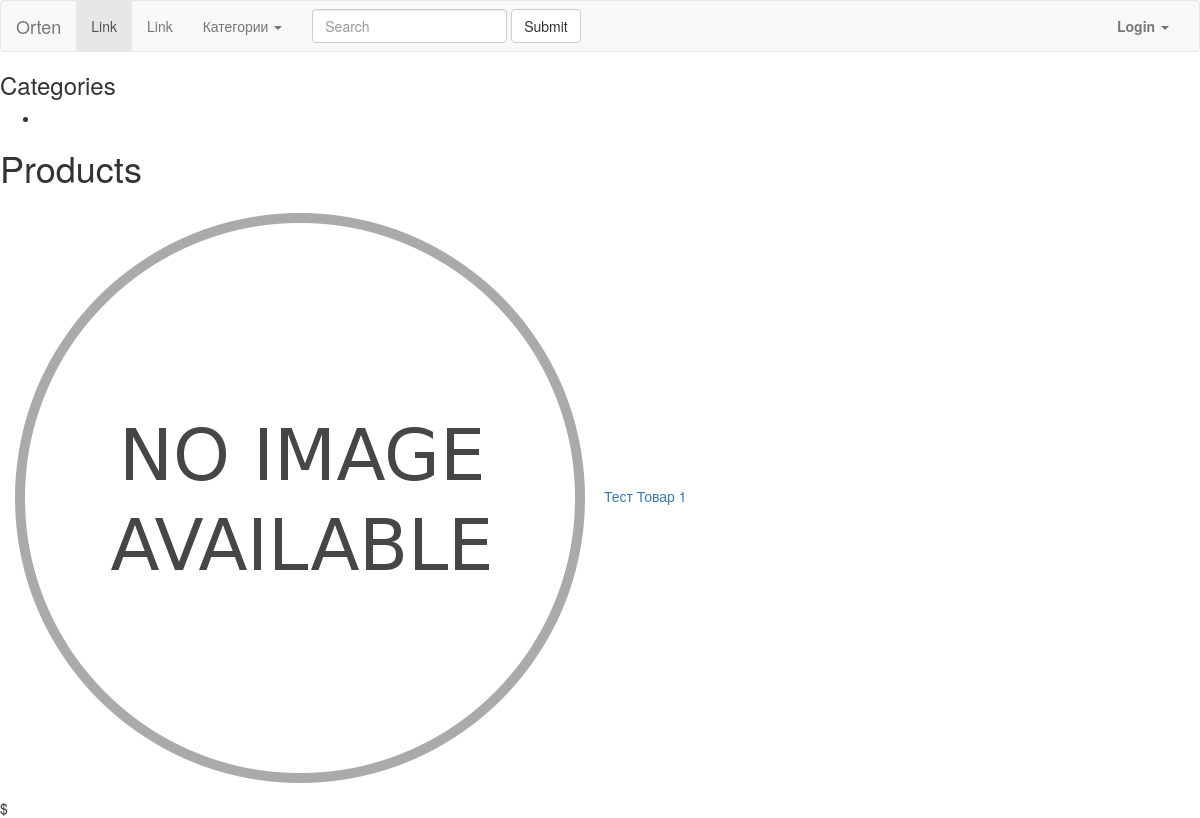
The app's page /shop/, older data.
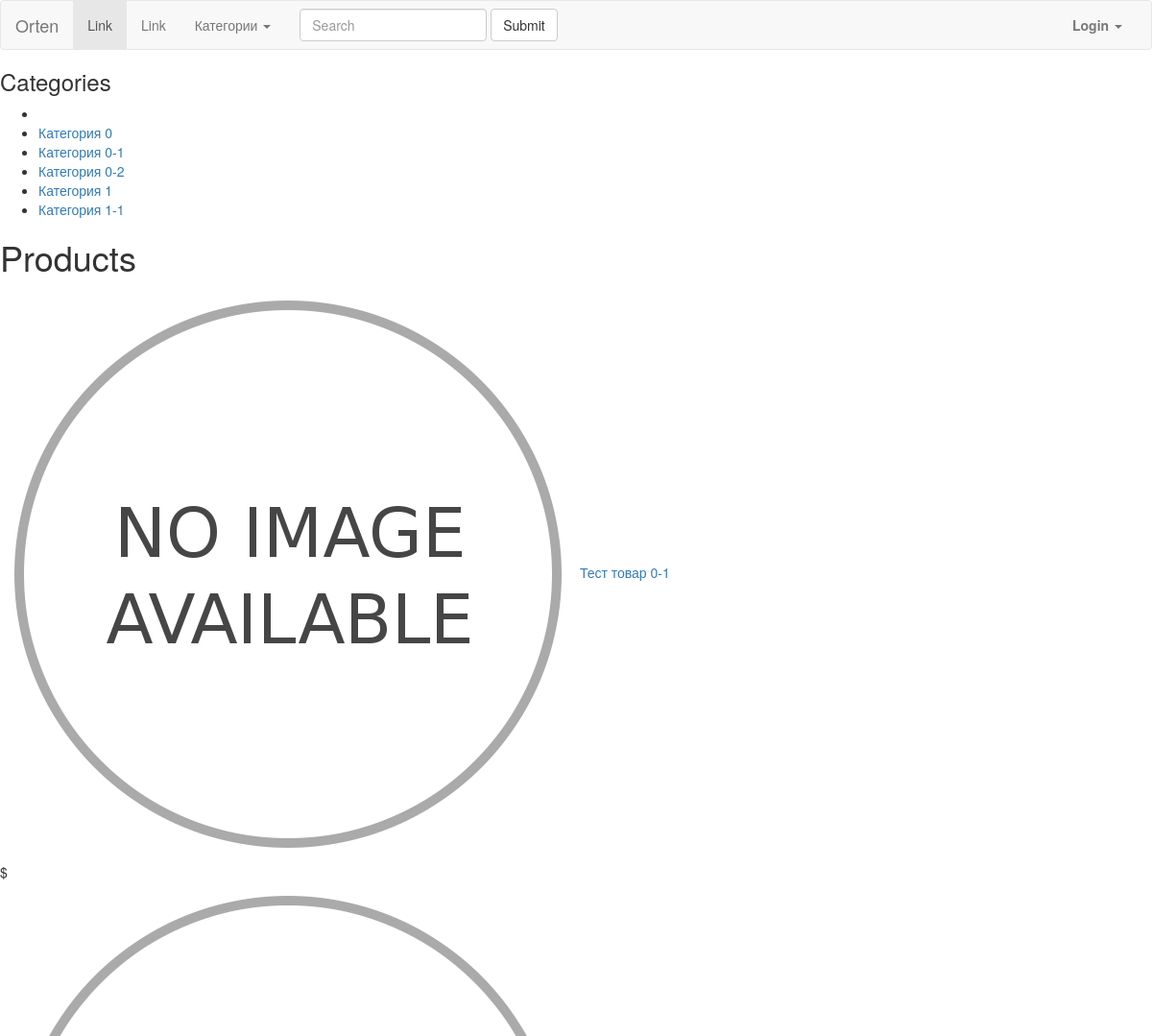
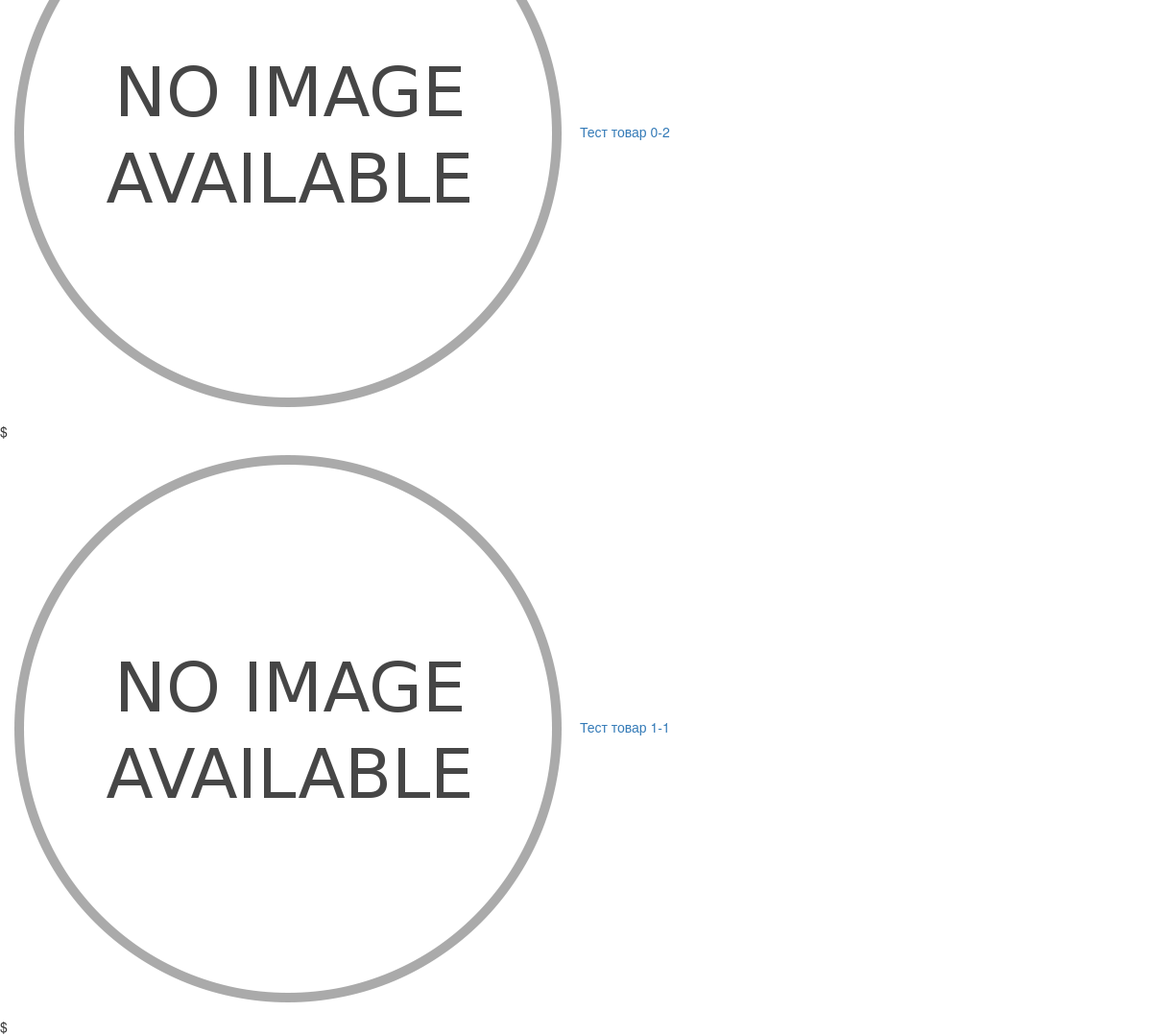
The same page, newer data (2 pictures, top to bottom).
### shop/models.py (models this page shows, shortened)
class Product(models.Model):
	category = models.ForeignKey(Category, on_delete=models.CASCADE) #коталог продукта связь m2m
	name = models.CharField(max_length=400, db_index=True) #имя продукта
	vendor_code = models.CharField(max_length=200, db_index=True) #артикул или парт-номер
	slug = models.SlugField(max_length=400, db_index=True)
	image = models.ImageField(upload_to='products/%Y/%m/%d', blank=True) #картинка
	description = models.TextField(blank=True) #описание продукта
	currency = models.CharField(max_length=3, choices=CURRENCY_CHOICES, blank=True) #валюта
	price_purchase = models.DecimalField(max_digits=10, decimal_places=2, blank=True) #цена Закупки
	interest = models.DecimalField(max_digits=5, decimal_places=2, blank=True) #Процент
	price_retail = models.DecimalField(max_digits=10, decimal_places=2, blank=True) #розничная цена
	stock = models.PositiveIntegerField(blank=True) # Остатки
	available = models.BooleanField(default=True) # булево значение, указывающее, доступен ли продукт или нет
	created = models.DateTimeField(auto_now_add=True) # дата создания
	updated = models.DateTimeField(auto_now=True) #дата обновления
	class Meta:
		ordering = ('name',)
		verbose_name = 'Товар'
		verbose_name_plural = 'Товары'
		index_together = (('id', 'slug'),)
	def get_absolute_url(self):
		from django.urls import reverse
		return reverse('shop:product_detail', args=[self.id, self.slug])

class Category(MPTTModel):
	name = models.CharField(max_length=50, unique=True)
	slug = models.SlugField(max_length=200, db_index=True, unique=True)
	image = models.ImageField(upload_to='products/%Y/%m/%d', blank=True)
	description = models.TextField(blank=True) #описание Категории
	parent = TreeForeignKey('self', on_delete=models.CASCADE, null=True, blank=True, related_name='children')
	class Meta:
		unique_together = (('parent', 'slug',))
		ordering = ('name',)
		verbose_name = 'Категория'
		verbose_name_plural = 'Категории'

### shop/views.py (the view)
# urls.py: path('', views.product_list, name ='base'),
def product_list(request, category_slug=None):
	category = None
	categories = Category.objects.all()
	products = Product.objects.filter(available=True)
	if category_slug:
		category = get_object_or_404(Category, slug=category_slug)
		products = products.filter(category=category)
	return render(request, 'shop/product/list.html', {'category': category, 'categories': categories, 'products': products})

### templates/shop/product/list.html (shortened to what this page needs)
{% extends "base.html" %}
{% load static %}
{% block content %}
    <div id="sidebar">
        <h3>Categories</h3>
        <ul>
            <li {% if not category %}class="selected"{% endif %}>
            </li>
            {% for c in categories %}
                <li>
               <a href="{{ c.get_absolute_url }}">{{ c.name }}</a>
                </li>
            {% endfor %}
        </ul>
    </div>
    <div id="main" class="product-list">
        <h1>{% if category %}{{ category.name }}{% else %}Products{% endif %}</h1>
        {% for product in products %}
            <div class="item">
                <a href="{{ product.get_absolute_url }}">
                    <img src="{% if product.image %}{{ product.image.url }}{% else %}{% static "img/no_image.png" %}{% endif %}">
                </a>
                <a href="{{ product.get_absolute_url }}">{{ product.name }}</a><br>
                ${{ product.price }}
            </div>
        {% endfor %}
    </div>
{% endblock %}

### templates/base.html (shortened to what this page needs)
<!DOCTYPE html>
{% load staticfiles %}
<html lang="en">
<head>
<link href="{% static "/shop/css/min.css" %}" rel="stylesheet" type="text/css"/>
<link href="//netdna.bootstrapcdn.com/bootstrap/3.2.0/css/bootstrap.min.css" rel="stylesheet" id="bootstrap-css">
</head>
<body>
<nav class="navbar navbar-default" role="navigation">
  <div class="container-fluid">
    <div class="navbar-header">
      <a class="navbar-brand" href="#">Orten</a>
    </div>
    <div class="collapse navbar-collapse" id="bs-example-navbar-collapse-1">
      <ul class="nav navbar-nav">
        <li class="active"><a href="#">Link</a></li>
        <li><a href="#">Link</a></li>
        <li class="dropdown">
          <a href="#" class="dropdown-toggle" data-toggle="dropdown">Категории <span class="caret"></span></a>
        </li>
      </ul>
      <form class="navbar-form navbar-left" role="search">
        <div class="form-group">
          <input type="text" class="form-control" placeholder="Search">
        </div>
        <button type="submit" class="btn btn-default">Submit</button>
      </form>
      <ul class="nav navbar-nav navbar-right">
        <li class="dropdown">
          <a href="#" class="dropdown-toggle" data-toggle="dropdown"><b>Login</b> <span class="caret"></span></a>
        </li>
      </ul>
    </div>
  </div>
</nav>
     {% block content %}{% endblock %}
</body>
</html>

Row changes from the older to the newer data that the page shows:
added Category: name "Категория 0"
added Category: name "Категория 0-1"
added Category: name "Категория 0-2"
added Category: name "Категория 1"
added Category: name "Категория 1-1"
added Product: name "Тест товар 0-1"
changed Product: name "Тест Товар 1" → "Тест товар 0-2"
added Product: name "Тест товар 1-1"
